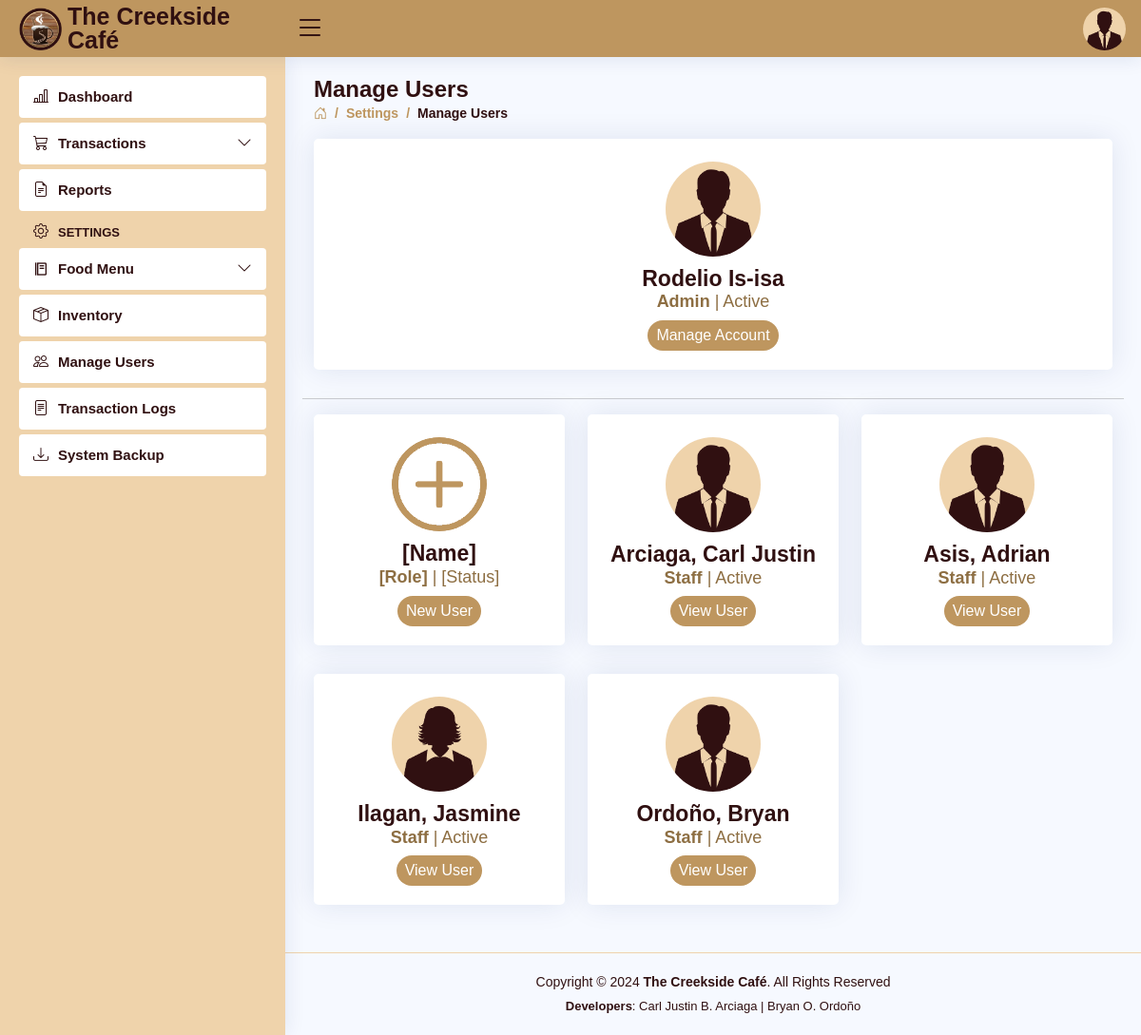
The app's page /settings-users.php (signed in), older data.
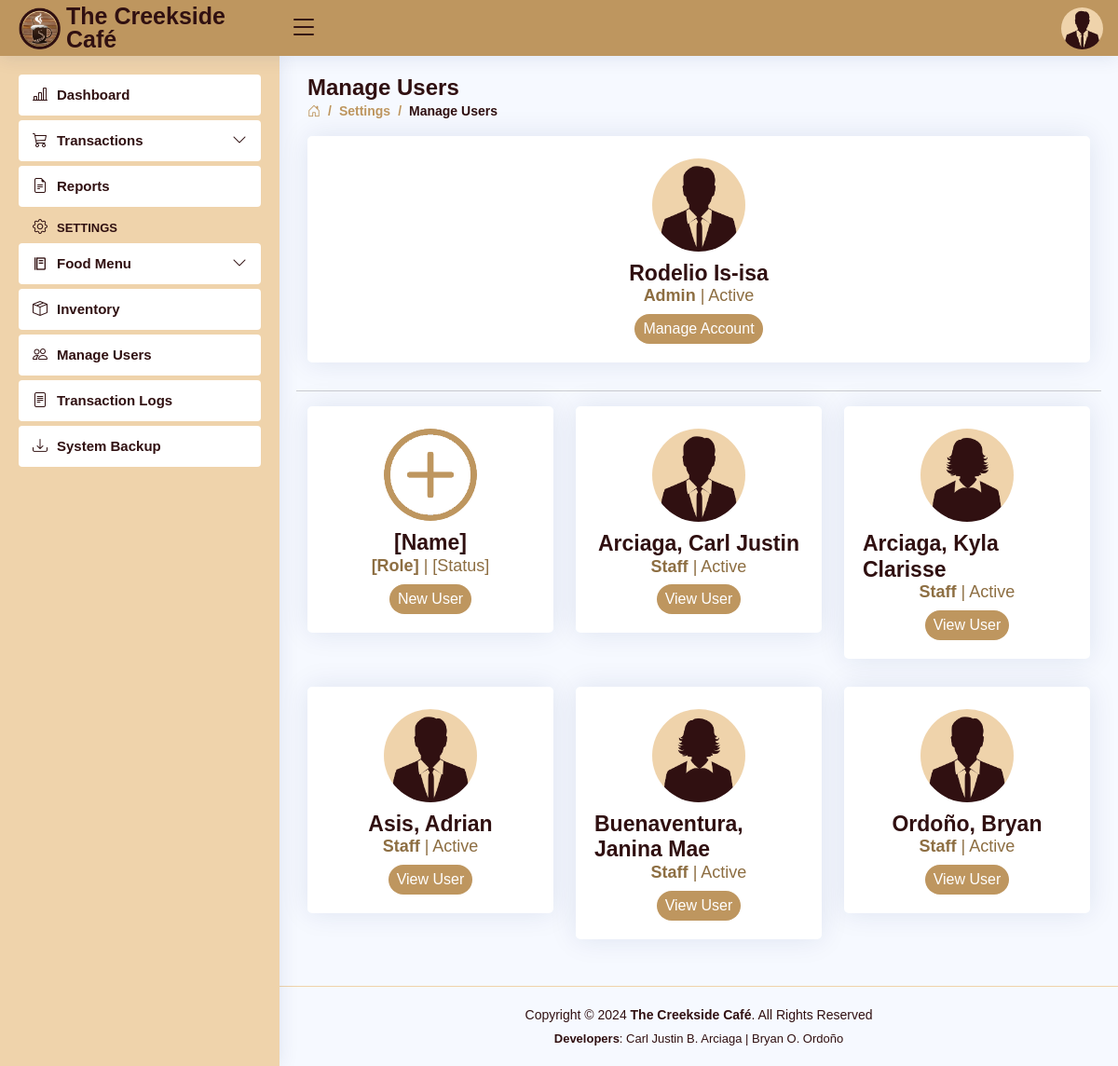
The same page, newer data.
### tables this page shows
CREATE TABLE `users` (
  `user_id` int(11) NOT NULL AUTO_INCREMENT,
  `role` varchar(5) DEFAULT NULL,
  `activity` varchar(11) NOT NULL DEFAULT 'Active',
  `fname` varchar(30) DEFAULT NULL,
  `mname` varchar(30) DEFAULT NULL,
  `lname` varchar(30) DEFAULT NULL,
  `bdate` date DEFAULT NULL,
  `sex` varchar(6) DEFAULT NULL,
  `province` varchar(15) DEFAULT NULL,
  `municipality` varchar(30) DEFAULT NULL,
  `barangay` varchar(30) DEFAULT NULL,
  `contact_no` varchar(11) DEFAULT NULL,
  `email` varchar(50) DEFAULT NULL,
  `username` varchar(50) DEFAULT NULL,
  `password` varchar(50) DEFAULT NULL,
  PRIMARY KEY (`user_id`)
);

### settings-users.php (the view, shortened to what this page needs)
<!DOCTYPE html>
<html lang="en">
<head>
  <?php
  include 'includes/links.php';
  include 'includes/header.php';
  include 'includes/sidebar.php';
  ?>
</head>
<body>
  <main id="main" class="main">
    <div class="pagetitle">
      <h1>Manage Users</h1>
      <nav>
        <ol class="breadcrumb">
          <li class="breadcrumb-item"><a href="dashboard.php"><i class="bi bi-house-door"></i></a></li>
          <li class="breadcrumb-item">Settings</li>
          <li class="breadcrumb-item active">Manage Users</li>
        </ol>
      </nav>
    </div>
    <section class="section profile error-404">
      <div class="row">
        <div class="">
          <?php
          include 'connection.php';
          $username = $_SESSION['username'];
          $query = "SELECT * FROM users WHERE username = '$username'";
          $result = $con->query($query);
          if ($result) {
            while ($row = $result->fetch_assoc()) {
              $name = $row['fname'] . " " . $row['lname'];
              $status = $row['activity']
          ?>
              <div class="card">
                <div class="card-body profile-card pt-4 d-flex flex-column align-items-center">
                  <?php
                  if ($row['sex'] === 'Male') {
                    echo '<img src="assets/img/Male.png" alt="Profile" class="rounded-circle">';
                  } elseif ($row['sex'] === 'Female') {
                    echo '<img src="assets/img/Female.png" alt="Profile" class="rounded-circle">';
                  }
                  ?>
                  <h2><?php echo $name ?></h2>
                  <h3><b><?php echo $role ?></b> | <?php echo $status ?></h3>
                  <a href="settings-account.php">
                    <button class="btn2 rounded-pill">Manage Account</button>
                  </a>
                </div>
              </div>
          <?php }
          } ?>
        </div>
        <hr>
        <div class="col-md-4">
          <div class="card">
            <div class="card-body profile-card pt-4 d-flex flex-column align-items-center">
              <img src="assets/img/circle-add.png" class="rounded-circle">
              <h2>[Name]</h2>
              <h3><b>[Role]</b> | [Status]</h3>
              <a href="settings-users-new.php">
                <button class="btn2 rounded-pill">New User</button>
              </a>
            </div>
          </div>
        </div>
        <?php
        include 'connection.php';
        $id = $_SESSION['user_id'];
        $query = "SELECT * FROM users WHERE user_id <> '$id' ORDER BY role ASC, lname ASC";
        $result = $con->query($query);
        if ($result) {
          while ($row = $result->fetch_assoc()) { ?>
            <div class="col-md-4">
              <div class="card">
                <form action="settings-users-profile.php" method="POST">
                  <div class="card-body profile-card pt-4 d-flex flex-column align-items-center">
                    <?php
                    if ($row['sex'] === 'Male') {
                      echo '<img src="assets/img/Male.png" alt="Profile" class="rounded-circle">';
                    } elseif ($row['sex'] === 'Female') {
                      echo '<img src="assets/img/Female.png" alt="Profile" class="rounded-circle">';
                    }
                    ?>
                    <h2><?php echo $row['lname'] . ", " . $row['fname']; ?></h2>
                    <h3><b><?php echo $row['role']; ?></b> | <?php echo $row['activity']; ?></h3>
                    <button type="submit" class="btn2 rounded-pill" name="submit">View User</button>
                  </div>
                </form>
              </div>
            </div>
        <?php }
        } ?>
    </section>
  </main>
  <?php include 'includes/footer.php'; ?>
</body>
</html>

### includes/links.php (shortened to what this page needs)
<link href="assets/css/google-fonts.css" rel="stylesheet">
<link href="assets/vendor/bootstrap/css/bootstrap.min.css" rel="stylesheet">
<link href="assets/vendor/bootstrap-icons/bootstrap-icons.css" rel="stylesheet">
<link href="assets/vendor/boxicons/css/boxicons.min.css" rel="stylesheet">
<link href="assets/vendor/quill/quill.snow.css" rel="stylesheet">
<link href="assets/vendor/quill/quill.bubble.css" rel="stylesheet">
<link href="assets/vendor/remixicon/remixicon.css" rel="stylesheet">
<link href="assets/vendor/simple-datatables/style.css" rel="stylesheet">
<link href="assets/css/style.css" rel="stylesheet">

### includes/header.php (shortened to what this page needs)
<header id="header" class="header fixed-top d-flex align-items-center">
  <div class="d-flex align-items-center justify-content-between">
    <a href="dashboard.php" class="logo d-flex align-items-center">
      <img src="assets/img/creekside.png" alt="">
      <span class="d-none d-lg-block">The Creekside Café</span>
    </a>
    <i class="bi bi-list toggle-sidebar-btn"></i>
  </div>
  <nav class="header-nav ms-auto">
  <?php
      include 'connection.php';
      $username = $_SESSION['username'];
      $query = "SELECT * FROM users WHERE username = '$username'";
      $result = $con->query($query);
      if ($result) {
        while ($row = $result->fetch_assoc()) {
          $sex = $row['sex'];
          ?>
    <ul class="d-flex align-items-center">
      <li class="nav-item dropdown pe-3">
        <a class="nav-link nav-profile d-flex align-items-center pe-0" href="#" data-bs-toggle="dropdown">
          <?php
            if ($sex === 'Male') {
                echo '<img src="assets/img/Male.png" alt="Profile" class="rounded-circle">';
            } elseif ($sex === 'Female') {
                echo '<img src="assets/img/Female.png" alt="Profile" class="rounded-circle">';
            }
          ?>
        </a>
  <?php
        }
      }
  ?>
      </li>
    </ul>
  </nav>
</header>

### includes/sidebar.php (shortened to what this page needs)
  <aside id="sidebar" class="sidebar">
<?php
  $role = $_SESSION['role'];
  if ($role === 'Admin') { ?>
    <ul class="sidebar-nav" id="sidebar-nav">
      <li class="nav-item">
        <a class="nav-link" href="dashboard.php">
          <i class="bi bi-bar-chart-line"></i>
          <span>Dashboard</span>
        </a>
      </li>
      <li class="nav-item">
        <a class="nav-link collapsed" data-bs-target="#trans-nav" data-bs-toggle="collapse" href="#">
          <i class="bi bi-cart3"></i>
          <span>Transactions</span>
          <i class="bi bi-chevron-down ms-auto"></i>
        </a>
      </li>
      <li class="nav-item">
        <a class="nav-link" href="reports.php">
          <i class="bi bi-file-earmark-text"></i>
          <span>Reports</span>
        </a>
      </li>
      <li class="nav-heading"><strong><i class="bi bi-gear"></i>Settings</strong></li>
      <li class="nav-item">
        <a class="nav-link collapsed" data-bs-target="#menu-nav" data-bs-toggle="collapse" href="#">
          <i class="bx bx-food-menu"></i>
          <span>Food Menu</span>
          <i class="bi bi-chevron-down ms-auto"></i>
        </a>
      </li>
      <li class="nav-item">
        <a class="nav-link" href="settings-inventory.php">
          <i class="bi bi-box-seam"></i>
          <span>Inventory</span>
        </a>
      </li>
      <li class="nav-item">
        <a class="nav-link" href="settings-users.php">
          <i class="bi bi-people"></i>
          <span>Manage Users</span>
        </a>
      </li>
      <li class="nav-item">
        <a class="nav-link" href="settings-logs.php">
          <i class="bi bi-file-text"></i>
          <span>Transaction Logs</span>
        </a>
      </li>
      <li class="nav-item">
        <a class="nav-link" href="settings-backup.php">
          <i class="bi bi-download"></i>
          <span>System Backup</span>
        </a>
      </li>
    </ul>
<?php
  }
?>
  </aside>

### includes/footer.php (shortened to what this page needs)
<footer id="footer" class="footer">
  <div class="copyright">
    Copyright &copy; 2024 <strong><span>The Creekside Café</span></strong>. All Rights Reserved
  </div>
  <div class="credits">
    <b>Developers</b>: Carl Justin B. Arciaga | Bryan O. Ordoño
  </div>
</footer>

### assets/css/style.css (style rules this page uses)
:root { scroll-behavior: smooth; }
body { font-family: "Open Sans", sans-serif; background: #f6f9ff; color: #444444; }
a { color: #4154f1; text-decoration: none; }
h1, h2, h3, h4, h5, h6 { font-family: "Nunito", sans-serif; }
#main { margin-top: 60px; padding: 20px 30px; transition: all 0.3s; }
.pagetitle { margin-bottom: 10px; }
.pagetitle h1 { font-size: 24px; margin-bottom: 0; font-weight: 600; color: #301011; }
.card { margin-bottom: 30px; border: none; border-radius: 5px; box-shadow: 0px 0 30px rgba(1, 41, 112, 0.1); }
.card-body { padding: 0 20px 20px 20px; color: #301011; }
.breadcrumb { font-size: 14px; font-family: "Nunito", sans-serif; color: #be965f; font-weight: 600; }
.breadcrumb a { color: #be965f; transition: 0.3s; }
.breadcrumb .breadcrumb-item::before { color: #be965f; }
.breadcrumb .active { color: #301011; font-weight: 600; }
.logo { line-height: 1; }
@media (min-width: 1200px) { .logo { width: 280px; } }
.logo img { max-height: 45px; margin-right: 6px; }
.logo span { font-size: 25px; font-weight: 700; color: #301011; font-family: "Nunito", sans-serif; }
.header { transition: all 0.5s; z-index: 997; height: 60px; box-shadow: 0px 2px 20px rgba(1, 41, 112, 0.1); background-color: #be965f; padding-left: 20px; }
.header .toggle-sidebar-btn { font-size: 32px; padding-left: 10px; cursor: pointer; color: #301011; }
.header-nav ul { list-style: none; }
.header-nav>ul { margin: 0; padding: 0; }
.header-nav .nav-profile { color: #301011; }
.header-nav .nav-profile img { max-height: 45px; }
.sidebar { position: fixed; top: 60px; left: 0; bottom: 0; width: 300px; z-index: 996; transition: all 0.3s; padding: 20px; overflow-y: auto; scrollbar-width: thin; scrollbar-color: #aab7cf transparent; box-shadow: 0px 0px 20px rgba(1, 41, 112, 0.1); background-color: #efd3ab; }
@media (min-width: 1200px) { #main, #footer { margin-left: 300px; } }
.sidebar-nav { padding: 0; margin: 0; list-style: none; }
.sidebar-nav li { padding: 0; margin: 0; list-style: none; }
.sidebar-nav .nav-item { margin-bottom: 5px; }
.sidebar-nav .nav-heading { font-size: 13px; text-transform: uppercase; color: #301011; font-weight: 600; margin: 10px 0 5px 15px; }
.sidebar-nav .nav-heading i { font-size: 16px; margin-right: 10px; color: #301011; }
.sidebar-nav .nav-link { display: flex; align-items: center; font-size: 15px; font-weight: 600; color: #301011; transition: 0.3; background: #fff; padding: 10px 15px; border-radius: 4px; }
.sidebar-nav .nav-link i { font-size: 16px; margin-right: 10px; color: #301011; }
.sidebar-nav .nav-link.collapsed { color: #301011; background: #fff; }
.sidebar-nav .nav-link.collapsed i { color: #301011; }
.sidebar-nav .nav-link .bi-chevron-down { margin-right: 0; transition: transform 0.2s ease-in-out; }
.profile .profile-card img { max-width: 100px; }
.profile .profile-card h2 { font-size: 23px; font-weight: 700; color: #301011; margin: 10px 0 0 0; }
.profile .profile-card h3 { text-transform: capitalize; font-size: 18px; color: #8d6e42; }
.error-404 { padding: 0px; }
.error-404 h2 { font-size: 24px; font-weight: 700; color: #301011; margin-bottom: 30px; }
.btn2 { background: #be965f; border: none; color: #fff; padding: 4px 9px; }
@media (min-width: 992px) { .error-404 img { max-width: 30%; } }
.footer { padding: 20px 0; font-size: 14px; transition: all 0.3s; border-top: 1px solid #efd3ab; }
.footer .copyright { text-align: center; color: #301011; }
.footer .credits { padding-top: 5px; text-align: center; font-size: 13px; color: #301011; }

Row changes from the older to the newer data that the page shows:
added users: lname "Arciaga", fname "Kyla Clarisse", role "Staff", activity "Active", shown under "[Role]| [Status]"
changed users: lname "Ilagan" → "Buenaventura"; fname "Jasmine" → "Janina Mae"
